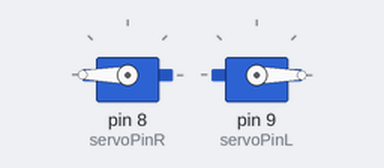
Bench run of a sketch on a simulated Arduino Uno, built with avr-gcc and run on an emulated ATmega328P. On the bench: 2 × servo.

Above: at 0.05 s.
At 4.0 s:
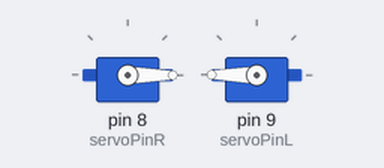
Timing chart, 0 to 5.2 s (numbered marks = the images above):
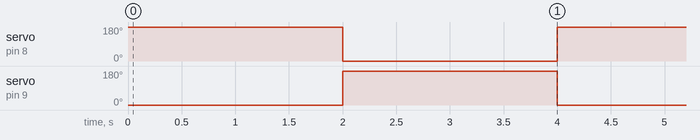

Measured:
- by itself, servo on pin 8 (servoPinR), servo on pin 9 (servoPinL): alternates 180° for 2.0 s and 0° for 2.0 s

The sketch:

calibration_s3003.ino
```cpp
#include <Servo.h>

Servo servoR;
Servo servoL;
int servoPinR = 8;
int servoPinL = 9;

void setup()
{
    servoR.attach(servoPinR);
    servoL.attach(servoPinL);
}

void loop()
{
    servoR.write(180);
    servoL.write(0);
    delay(2000);
    servoR.write(0);
    servoL.write(180);
    delay(2000);
}
```
